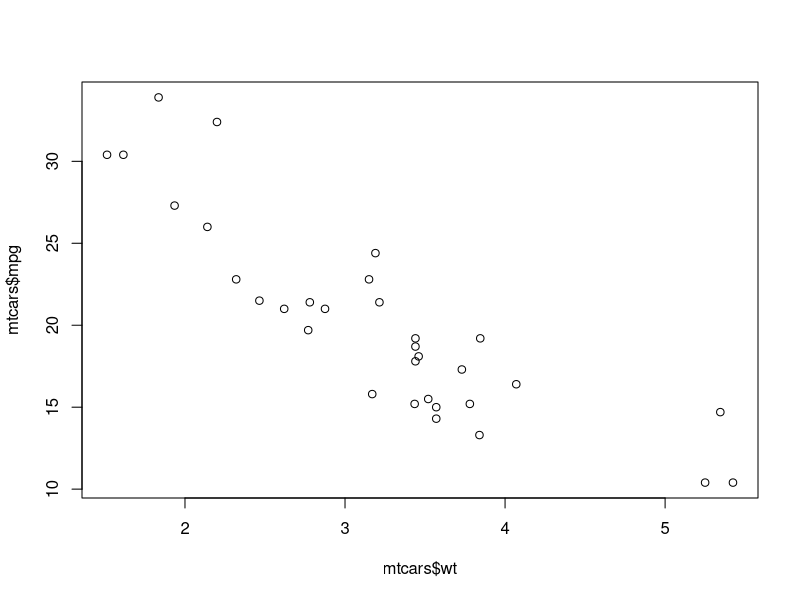
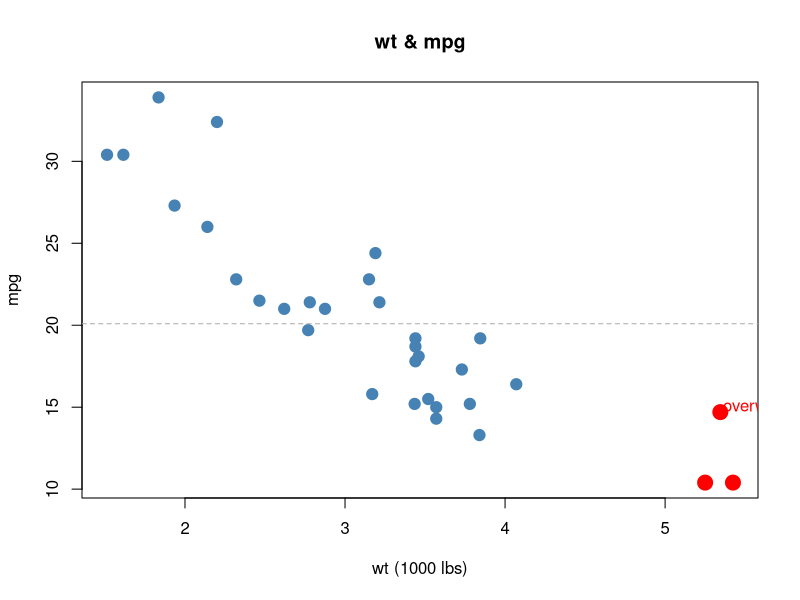

Write R code to recreate these figures, in order.
# 散点图

# 教材上一直在用 nutshell 这个包，但好像已经是老古董不能用了。
# 这里是让 Gemini 老师结合教材内容进行讲解。内容现代而且使用。
# 如果上课老师坚持用的话，那就还是跟着老师学吧。

# mtcars 数据集绘图：
## x轴是重量（wt）， y轴是油耗（mpg）
## 下面这个是最基础的一个图像
plot(mtcars$wt, mtcars$mpg)

## 不难看到上面的图表十分简陋，我们可以通过调参来美化一下
plot(mtcars$wt, mtcars$mpg,
    main = "wt & mpg",
    xlab = "wt (1000 lbs)",
    ylab = "mpg",
    pch = 19, # 实心圆点
    col = "steelblue", # 使用颜色名称或十六进制
    cex = 1.5 # 点放大 1.5 倍
)

## 接着上面的图，我们手动标出一个特殊的点（比如最重的那辆车）
## 假设我们要标出重量大于 5 的车，变红
points(mtcars$wt[mtcars$wt > 5], mtcars$mpg[mtcars$wt > 5],
    col = "red", pch = 19, cex = 2
)

## 加一条平均油耗的水平虚线
abline(h = mean(mtcars$mpg), col = "darkgray", lty = 2) # lty = 2 表示虚线

## 最后添加文字标注
text(5.3, 15, "overweight", pos = 4, col = "red")

# 函数中各个变量的不同变量可在书上找到
